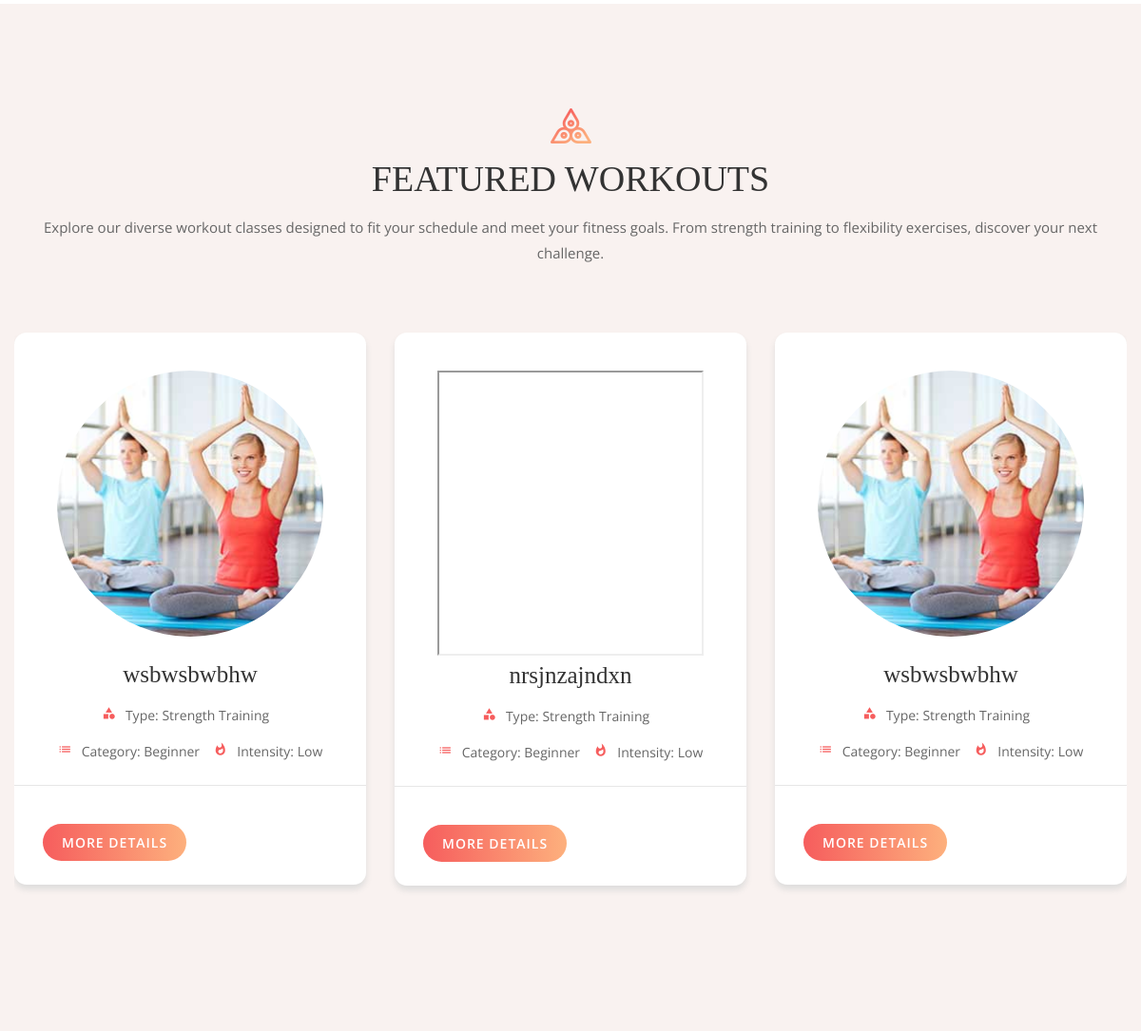
The app's page / (middle part), older data.
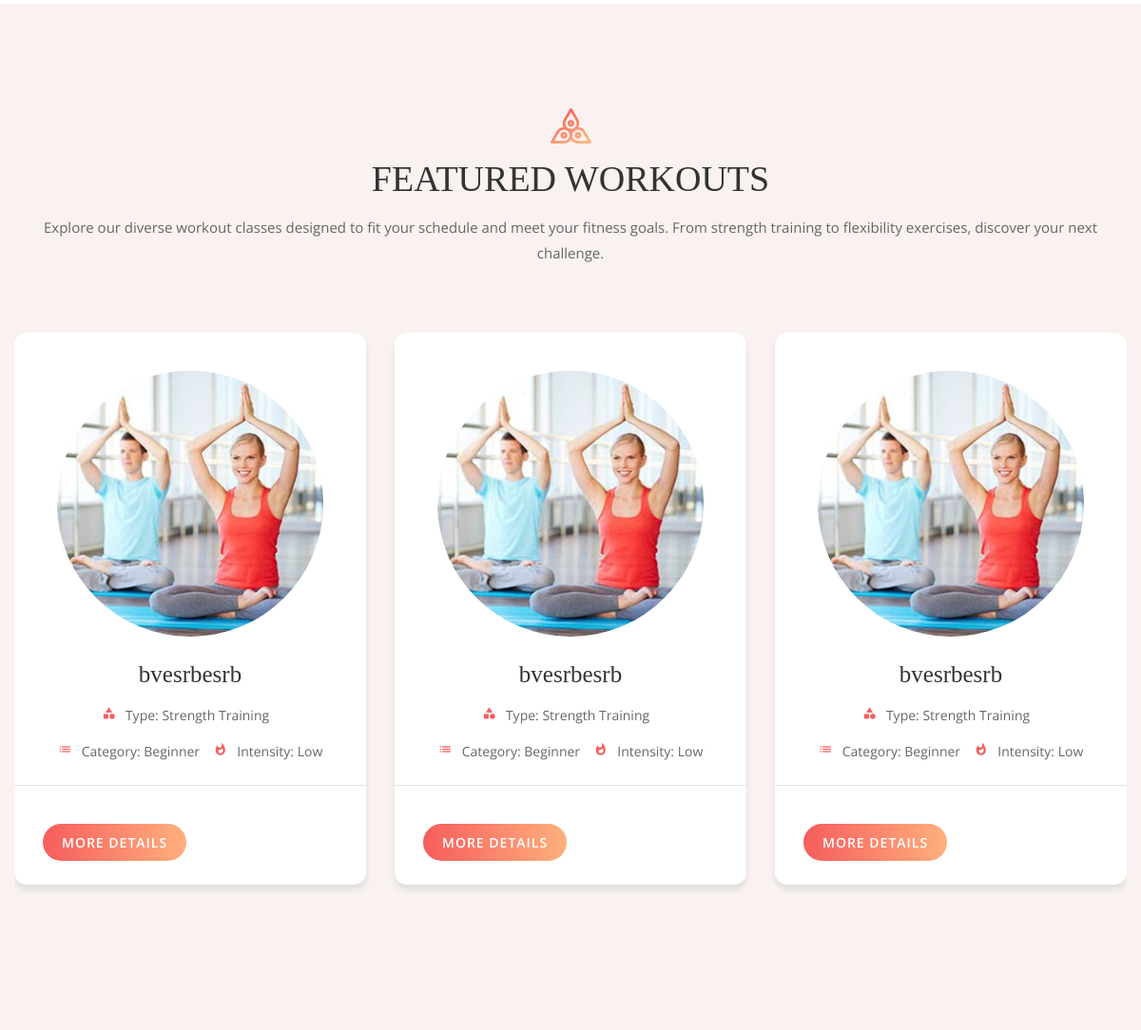
The same page, newer data.
### fit_diary/workouts/models.py (models this page shows, shortened)
class Workout(models.Model):
    MAX_NAME_LENGTH = 100
    MAX_EQUIPMENT_NEEDED_LENGTH = 100
    MAX_CATEGORY_LENGTH = max(len(x) for _, x in Category.choices)
    MAX_INTENSITY_LENGTH = max(len(x) for _, x in Intensity.choices)
    MAX_TYPE_LENGTH = 50
    name = models.CharField(
        max_length=MAX_NAME_LENGTH,
        help_text="Name of the exercise"
    )
    video_url = models.URLField(
        null=True,
        blank=True,
        help_text="Provide a URL to a video demonstration of the workout."
    )
    category = models.CharField(
        max_length=MAX_CATEGORY_LENGTH,
        choices=Category.choices,
        default=Category.BEGINNER,
        null=True,
        blank=True,
        help_text="Select the skill level category."
    )
    intensity = models.CharField(
        max_length=MAX_INTENSITY_LENGTH,
        choices=Intensity.choices,
        default=Intensity.LOW,
        null=True,
        blank=True,
        help_text="Choose the intensity level of the workout."
    )
    type = models.CharField(
        max_length=MAX_TYPE_LENGTH,
        choices=WorkoutType.choices,
        default=WorkoutType.STRENGTH_TRAINING,
        null=True,
        blank=True,
        help_text="Select the type of workout. For example, Cardio, Strength Training, or HIIT."
    )
    equipment_needed = models.CharField(
        max_length=MAX_EQUIPMENT_NEEDED_LENGTH,
        help_text="List any specific equipment needed for the workout. Leave blank if no equipment is necessary.",
        null=True,
        blank=True,
    )
    description = models.TextField(
        null=True,
        blank=True,
        help_text="Provide a brief description of the workout."
    )
    created_at = models.DateTimeField(
        auto_now_add=True,
    )
    updated_at = models.DateTimeField(
        auto_now=True,
    )
    user = models.ForeignKey(
        UserModel,
        on_delete=models.CASCADE,
    )

### fit_diary/common/views.py (the view)
# urls.py: path('', index, name='index'),
def index(request):
    queryset = Workout.objects.annotate(average_rating=Avg('rating__score')).order_by('-average_rating')[:10]
    context = {'workouts': queryset}
    return render(request, 'common/index.html', context)

### templates/common/index.html (shortened to what this page needs)
{% extends 'base.html' %}
{% load static %}
{% block main_content %}
    {% if workouts %}
	<section class="classes-section spad">
		<div class="container">
			<div class="section-title text-center">
				<img src="{% static 'img/icons/logo-icon.png' %}" alt="">
				<h2>Featured Workouts</h2>
				<p>Explore our diverse workout classes designed to fit your schedule and meet your fitness goals. From strength training to flexibility exercises, discover your next challenge.</p>
			</div>
			<div class="classes-slider owl-carousel">
				{% for obj in workouts %}
                <div class="classes-item">
									<div class="ci-img">
                                        {%  if obj.video_url %}
                                         <iframe width="280" height="300" src="{{ obj.video_url }}" title="YouTube video player" allow="accelerometer; autoplay; clipboard-write; encrypted-media; gyroscope; picture-in-picture; web-share" allowfullscreen></iframe>
                                        {% else %}
                                            <img style="width: 280px;height: 280px;min-width: 40%" src="{% static 'img/classes/1.jpg' %}" alt="">
                                        {%  endif %}
									</div>
									<div class="ci-text">
										<h4><a href="{% url 'details-workout' obj.pk %}">{{ obj.name }}</a></h4>
										<div class="ci-metas">
											<div class="ci-meta"><i class="material-icons">category</i>Type: {{ obj.type }}</div>
											<div class="ci-meta"><i class="material-icons">list</i>Category: {{ obj.category }}</div>
                                            <div class="ci-meta"><i class="material-icons">whatshot</i>Intensity: {{ obj.intensity }}</div>
										</div>
									</div>
									<div class="ci-bottom">
										<div class="ci-author">
                                            <a href="{% url 'details-workout' obj.pk %}" class="site-btn sb-gradient">More details</a>
										</div>
									</div>
								</div>
                {% endfor %}
			</div>
		</div>
	</section>
{%  endif %}
{%  endblock %}

### templates/base.html (shortened to what this page needs)
{% load static %}
<!DOCTYPE html>
<html lang="zxx">
<head>
	<link rel="stylesheet" href="{% static 'css/bootstrap.min.css' %}"/>
	<link rel="stylesheet" href="{% static 'css/font-awesome.min.css' %}"/>
	<link rel="stylesheet" href="{% static 'css/owl.carousel.min.css' %}"/>
	<link rel="stylesheet" href="{% static 'css/nice-select.css' %}"/>
	<link rel="stylesheet" href="{% static 'css/magnific-popup.css' %}"/>
	<link rel="stylesheet" href="{% static 'css/slicknav.min.css' %}"/>
	<link rel="stylesheet" href="{% static 'css/animate.css' %}"/>
	<link rel="stylesheet" href="{% static 'css/style.css' %}"/>
</head>
<body>
{% block main_content %}
{% endblock %}
	</body>
</html>

### templates/partials/header.html (shortened to what this page needs)
{% load static %}

### templates/partials/footer.html (shortened to what this page needs)
{% load moderator_tags %}
{% load static %}

### staticfiles/css/style.css (style rules this page uses)
html, body { height: 100%; font-family: "Open Sans", sans-serif; -webkit-font-smoothing: antialiased; font-smoothing: antialiased; }
h1, h2, h3, h4, h5, h6 { margin: 0; color: #333333; font-weight: 600; }
h2 { font-family: "Playfair Display", serif; font-weight: 400; font-size: 36px; }
h4 { font-size: 25px; }
p { font-size: 15px; color: #666666; line-height: 1.8; }
img { max-width: 100%; }
@media (min-width: 1200px) { .container { max-width: 1200px; } }
.section-title { text-align: center; margin-bottom: 55px; }
.section-title img { margin-bottom: 15px; }
.section-title h2 { font-weight: 400; font-size: 38px; font-family: "Playfair Display", serif; text-transform: uppercase; }
.section-title p { padding-top: 15px; margin-bottom: 0; }
.spad { padding-top: 110px; padding-bottom: 105px; }
.bg-g-2, .infor-form button, .site-btn.sb-line-gradient, .site-btn.sb-gradient { background: -o-linear-gradient(305deg, #fdb07d 0%, #f65d5d 100%); background: linear-gradient(145deg, #fdb07d 0%, #f65d5d 100%); filter: progid:DXImageTransform.Microsoft.gradient(startColorstr="#fdb07d", endColorstr="#f65d5d", GradientType=1); }
.site-btn { display: inline-block; border: none; font-size: 16px; font-weight: 600; min-width: 167px; padding: 14px 30px; border-radius: 50px; text-transform: uppercase; color: #fff; line-height: normal; cursor: pointer; text-align: center; letter-spacing: 1px; }
.site-btn.sb-gradient { color: #fff; padding: 13px 29px; position: relative; -webkit-transition: all 0.4s; -o-transition: all 0.4s; transition: all 0.4s; z-index: 1; }
.site-btn.sb-gradient::after { content: ""; position: absolute; width: calc(100% - 4px); height: calc(100% - 4px); top: 2px; left: 2px; border-radius: 80px; background: #fff; z-index: -1; opacity: 0; filter: alpha(opacity=0); -webkit-transition: all 0.4s; -o-transition: all 0.4s; transition: all 0.4s; }
.classes-section { background: #f9f2f0; }
.classes-item { text-align: center; background: #fff; padding-top: 40px; margin-top: 15px; margin-bottom: 50px; border-radius: 13px; -webkit-box-shadow: 0px 5px 6px rgba(72, 105, 114, 0.15); box-shadow: 0px 5px 6px rgba(72, 105, 114, 0.15); -webkit-transition: all 0.4s; -o-transition: all 0.4s; transition: all 0.4s; }
.classes-item .ci-img img { width: 280px; height: 280px; border-radius: 50%; margin: 0 auto 25px; }
@media only screen and (min-width: 992px) and (max-width: 1200px),
only screen and (min-width: 768px) and (max-width: 991px) { .classes-item .ci-img img { width: 220px; height: 220px; } }
.classes-item .ci-text { padding: 0 15px 10px; }
.classes-item h4 { font-family: "Playfair Display", serif; font-weight: 400; margin-bottom: 15px; }
.classes-item h4 a { color: #333333; }
.classes-item .ci-meta { display: inline-block; font-size: 14px; color: #666666; margin-right: 10px; margin-bottom: 15px; }
.classes-item .ci-meta:last-child { margin-right: 0; }
.classes-item .ci-meta i { color: #f65d5d; font-size: 15px; margin-right: 10px; }
.classes-item .ci-bottom { border-top: 1px solid #e6e6e6; padding: 25px 30px; text-align: left; }
.classes-item .ci-author { display: inline-block; }
.classes-item .site-btn { float: right; font-size: 14px; padding: 11px 0px; min-width: 124px; }
@media only screen and (min-width: 992px) and (max-width: 1200px),
(max-width: 420px) { .classes-item .site-btn { float: none; margin-top: 15px; } }
.site-btn.sb-gradient { border: none; padding: 10px 20px; border-radius: 20px; color: #fff; background-image: linear-gradient(to right, #f65d5d, #fdb07d); cursor: pointer; transition: all 0.3s ease; }

Row changes from the older to the newer data that the page shows:
removed Workout: name "wsbwsbwbhw", type "Strength Training", category "Beginner", intensity "Low"
removed Workout: name "nrsjnzajndxn", type "Strength Training", category "Beginner", intensity "Low"
added Workout: name "bvesrbesrb", type "Strength Training", category "Beginner", intensity "Low"
